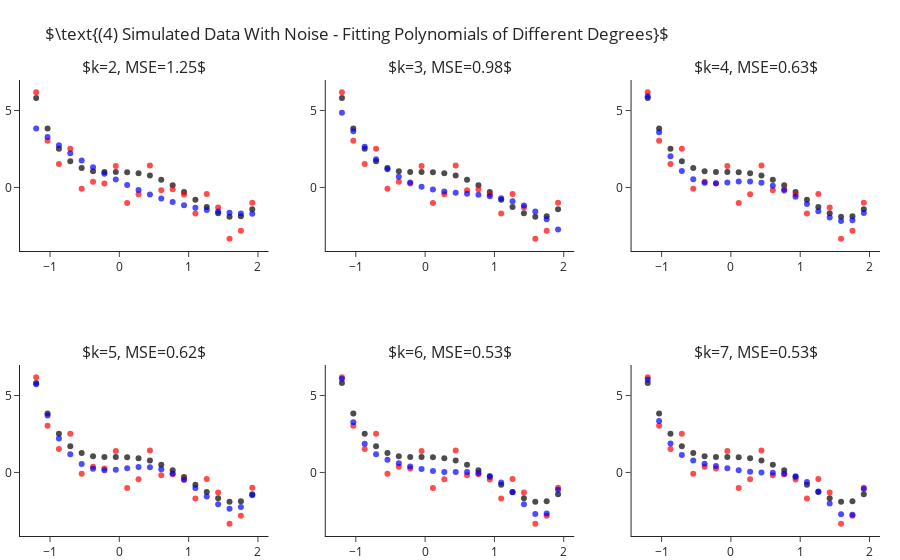

The cell this chart's notebook holds for it:
### Markdown cell above
## Fitting Polynomial Of Different Degrees - With Sample Noise

Still fitting for different values of $k$, let us add some standard Gaussian noise (i.e. $\mathcal{N}\left(0,1\right)$).
This time we observe two things:
- Even for the correct $k=4$ model we are not able to achieve zero MSE.
- As we increase $4<k\rightarrow 7$ we manage to decrease the error more and more.

### Code cell
y = y_ + np.random.normal(size=len(y_))

ks = range(2, 8)
fig = make_subplots(2, 3, subplot_titles=list(ks))
for i, k in enumerate(ks):
    r,c = i//3+1, i%3+1 
    
    y_hat = make_pipeline(PolynomialFeatures(k), LinearRegression(fit_intercept=False)).fit(X, y).predict(X)
    fig.add_traces([go.Scatter(x=x, y=y_, mode="markers", name="Real Points",  marker=dict(color="black", opacity=.7), showlegend=False),
                    go.Scatter(x=x, y=y, mode="markers", name="Observed Points",  marker=dict(color="red", opacity=.7), showlegend=False), 
                    go.Scatter(x=x, y=y_hat, mode="markers", name="Predicted Points",  marker=dict(color="blue", opacity=.7), showlegend=False)], rows=r, cols=c)
    fig["layout"]["annotations"][i]["text"] = rf"$k={{0}}, MSE={{1}}$".format(k, round(np.mean((y-y_hat)**2), 2))

fig.update_layout(title=r"$\text{(4) Simulated Data With Noise - Fitting Polynomials of Different Degrees}$", margin=dict(t=80)).show()

### Figure 1 — Plotly figure (JSON) as saved in the notebook; plotly's stock layout.template omitted (floating-point values rounded to 4 significant figures)
{"data": [{"marker": {"color": "black", "opacity": 0.7}, "mode": "markers", "name": "Real Points", "showlegend": false, "type": "scatter", "x": [-1.2, -1.036, -0.8718, -0.7077, -0.5436, -0.3795, -0.2154, -0.05128, 0.1128, 0.2769, 0.441, 0.6051, 0.7692, 0.9333, 1.097, 1.262, 1.426, 1.59, 1.754, 1.918], "xaxis": "x", "y": [5.81, 3.838, 2.523, 1.709, 1.261, 1.058, 0.9989, 0.999, 0.9909, 0.9251, 0.769, 0.5078, 0.1439, -0.3028, -0.7951, -1.278, -1.68, -1.912, -1.866, -1.418], "yaxis": "y"}, {"marker": {"color": "red", "opacity": 0.7}, "mode": "markers", "name": "Observed Points", "showlegend": false, "type": "scatter", "x": [-1.2, -1.036, -0.8718, -0.7077, -0.5436, -0.3795, -0.2154, -0.05128, 0.1128, 0.2769, 0.441, 0.6051, 0.7692, 0.9333, 1.097, 1.262, 1.426, 1.59, 1.754, 1.918], "xaxis": "x", "y": [6.185, 3.041, 1.521, 2.518, -0.08474, 0.3658, 0.2593, 1.401, -1.018, -0.444, 1.431, -0.1785, -0.1198, -0.4628, -1.69, -0.4238, -1.302, -3.332, -2.819, -0.9879], "yaxis": "y"}, {"marker": {"color": "blue", "opacity": 0.7}, "mode": "markers", "name": "Predicted Points", "showlegend": false, "type": "scatter", "x": [-1.2, -1.036, -0.8718, -0.7077, -0.5436, -0.3795, -0.2154, -0.05128, 0.1128, 0.2769, 0.441, 0.6051, 0.7692, 0.9333, 1.097, 1.262, 1.426, 1.59, 1.754, 1.918], "xaxis": "x", "y": [3.838, 3.272, 2.736, 2.23, 1.755, 1.311, 0.8968, 0.5131, 0.1598, -0.163, -0.4554, -0.7173, -0.9488, -1.15, -1.32, -1.461, -1.57, -1.65, -1.699, -1.717], "yaxis": "y"}, {"marker": {"color": "black", "opacity": 0.7}, "mode": "markers", "name": "Real Points", "showlegend": false, "type": "scatter", "x": [-1.2, -1.036, -0.8718, -0.7077, -0.5436, -0.3795, -0.2154, -0.05128, 0.1128, 0.2769, 0.441, 0.6051, 0.7692, 0.9333, 1.097, 1.262, 1.426, 1.59, 1.754, 1.918], "xaxis": "x2", "y": [5.81, 3.838, 2.523, 1.709, 1.261, 1.058, 0.9989, 0.999, 0.9909, 0.9251, 0.769, 0.5078, 0.1439, -0.3028, -0.7951, -1.278, -1.68, -1.912, -1.866, -1.418], "yaxis": "y2"}, {"marker": {"color": "red", "opacity": 0.7}, "mode": "markers", "name": "Observed Points", "showlegend": false, "type": "scatter", "x": [-1.2, -1.036, -0.8718, -0.7077, -0.5436, -0.3795, -0.2154, -0.05128, 0.1128, 0.2769, 0.441, 0.6051, 0.7692, 0.9333, 1.097, 1.262, 1.426, 1.59, 1.754, 1.918], "xaxis": "x2", "y": [6.185, 3.041, 1.521, 2.518, -0.08474, 0.3658, 0.2593, 1.401, -1.018, -0.444, 1.431, -0.1785, -0.1198, -0.4628, -1.69, -0.4238, -1.302, -3.332, -2.819, -0.9879], "yaxis": "y2"}, {"marker": {"color": "blue", "opacity": 0.7}, "mode": "markers", "name": "Predicted Points", "showlegend": false, "type": "scatter", "x": [-1.2, -1.036, -0.8718, -0.7077, -0.5436, -0.3795, -0.2154, -0.05128, 0.1128, 0.2769, 0.441, 0.6051, 0.7692, 0.9333, 1.097, 1.262, 1.426, 1.59, 1.754, 1.918], "xaxis": "x2", "y": [4.854, 3.646, 2.647, 1.835, 1.19, 0.691, 0.3167, 0.04634, -0.1412, -0.2668, -0.3515, -0.4163, -0.4821, -0.5698, -0.7006, -0.8953, -1.175, -1.561, -2.073, -2.733], "yaxis": "y2"}, {"marker": {"color": "black", "opacity": 0.7}, "mode": "markers", "name": "Real Points", "showlegend": false, "type": "scatter", "x": [-1.2, -1.036, -0.8718, -0.7077, -0.5436, -0.3795, -0.2154, -0.05128, 0.1128, 0.2769, 0.441, 0.6051, 0.7692, 0.9333, 1.097, 1.262, 1.426, 1.59, 1.754, 1.918], "xaxis": "x3", "y": [5.81, 3.838, 2.523, 1.709, 1.261, 1.058, 0.9989, 0.999, 0.9909, 0.9251, 0.769, 0.5078, 0.1439, -0.3028, -0.7951, -1.278, -1.68, -1.912, -1.866, -1.418], "yaxis": "y3"}, {"marker": {"color": "red", "opacity": 0.7}, "mode": "markers", "name": "Observed Points", "showlegend": false, "type": "scatter", "x": [-1.2, -1.036, -0.8718, -0.7077, -0.5436, -0.3795, -0.2154, -0.05128, 0.1128, 0.2769, 0.441, 0.6051, 0.7692, 0.9333, 1.097, 1.262, 1.426, 1.59, 1.754, 1.918], "xaxis": "x3", "y": [6.185, 3.041, 1.521, 2.518, -0.08474, 0.3658, 0.2593, 1.401, -1.018, -0.444, 1.431, -0.1785, -0.1198, -0.4628, -1.69, -0.4238, -1.302, -3.332, -2.819, -0.9879], "yaxis": "y3"}, {"marker": {"color": "blue", "opacity": 0.7}, "mode": "markers", "name": "Predicted Points", "showlegend": false, "type": "scatter", "x": [-1.2, -1.036, -0.8718, -0.7077, -0.5436, -0.3795, -0.2154, -0.05128, 0.1128, 0.2769, 0.441, 0.6051, 0.7692, 0.9333, 1.097, 1.262, 1.426, 1.59, 1.754, 1.918], "xaxis": "x3", "y": [5.92, 3.59, 2.03, 1.064, 0.5372, 0.3131, 0.2744, 0.323, 0.3803, 0.3867, 0.302, 0.1052, -0.2054, -0.6122, -1.079, -1.548, -1.946, -2.178, -2.129, -1.667], "yaxis": "y3"}, {"marker": {"color": "black", "opacity": 0.7}, "mode": "markers", "name": "Real Points", "showlegend": false, "type": "scatter", "x": [-1.2, -1.036, -0.8718, -0.7077, -0.5436, -0.3795, -0.2154, -0.05128, 0.1128, 0.2769, 0.441, 0.6051, 0.7692, 0.9333, 1.097, 1.262, 1.426, 1.59, 1.754, 1.918], "xaxis": "x4", "y": [5.81, 3.838, 2.523, 1.709, 1.261, 1.058, 0.9989, 0.999, 0.9909, 0.9251, 0.769, 0.5078, 0.1439, -0.3028, -0.7951, -1.278, -1.68, -1.912, -1.866, -1.418], "yaxis": "y4"}, {"marker": {"color": "red", "opacity": 0.7}, "mode": "markers", "name": "Observed Points", "showlegend": false, "type": "scatter", "x": [-1.2, -1.036, -0.8718, -0.7077, -0.5436, -0.3795, -0.2154, -0.05128, 0.1128, 0.2769, 0.441, 0.6051, 0.7692, 0.9333, 1.097, 1.262, 1.426, 1.59, 1.754, 1.918], "xaxis": "x4", "y": [6.185, 3.041, 1.521, 2.518, -0.08474, 0.3658, 0.2593, 1.401, -1.018, -0.444, 1.431, -0.1785, -0.1198, -0.4628, -1.69, -0.4238, -1.302, -3.332, -2.819, -0.9879], "yaxis": "y4"}, {"marker": {"color": "blue", "opacity": 0.7}, "mode": "markers", "name": "Predicted Points", "showlegend": false, "type": "scatter", "x": [-1.2, -1.036, -0.8718, -0.7077, -0.5436, -0.3795, -0.2154, -0.05128, 0.1128, 0.2769, 0.441, 0.6051, 0.7692, 0.9333, 1.097, 1.262, 1.426, 1.59, 1.754, 1.918], "xaxis": "x4", "y": [5.731, 3.7, 2.205, 1.183, 0.5554, 0.2379, 0.1426, 0.1825, 0.2754, 0.3481, 0.3406, 0.2102, -0.06481, -0.4804, -1.003, -1.567, -2.065, -2.354, -2.239, -1.478], "yaxis": "y4"}, {"marker": {"color": "black", "opacity": 0.7}, "mode": "markers", "name": "Real Points", "showlegend": false, "type": "scatter", "x": [-1.2, -1.036, -0.8718, -0.7077, -0.5436, -0.3795, -0.2154, -0.05128, 0.1128, 0.2769, 0.441, 0.6051, 0.7692, 0.9333, 1.097, 1.262, 1.426, 1.59, 1.754, 1.918], "xaxis": "x5", "y": [5.81, 3.838, 2.523, 1.709, 1.261, 1.058, 0.9989, 0.999, 0.9909, 0.9251, 0.769, 0.5078, 0.1439, -0.3028, -0.7951, -1.278, -1.68, -1.912, -1.866, -1.418], "yaxis": "y5"}, {"marker": {"color": "red", "opacity": 0.7}, "mode": "markers", "name": "Observed Points", "showlegend": false, "type": "scatter", "x": [-1.2, -1.036, -0.8718, -0.7077, -0.5436, -0.3795, -0.2154, -0.05128, 0.1128, 0.2769, 0.441, 0.6051, 0.7692, 0.9333, 1.097, 1.262, 1.426, 1.59, 1.754, 1.918], "xaxis": "x5", "y": [6.185, 3.041, 1.521, 2.518, -0.08474, 0.3658, 0.2593, 1.401, -1.018, -0.444, 1.431, -0.1785, -0.1198, -0.4628, -1.69, -0.4238, -1.302, -3.332, -2.819, -0.9879], "yaxis": "y5"}, {"marker": {"color": "blue", "opacity": 0.7}, "mode": "markers", "name": "Predicted Points", "showlegend": false, "type": "scatter", "x": [-1.2, -1.036, -0.8718, -0.7077, -0.5436, -0.3795, -0.2154, -0.05128, 0.1128, 0.2769, 0.441, 0.6051, 0.7692, 0.9333, 1.097, 1.262, 1.426, 1.59, 1.754, 1.918], "xaxis": "x5", "y": [6.091, 3.265, 1.859, 1.184, 0.8329, 0.5958, 0.3934, 0.2186, 0.09223, 0.03002, 0.02256, 0.02704, -0.02867, -0.2297, -0.6454, -1.289, -2.064, -2.7, -2.673, -1.119], "yaxis": "y5"}, {"marker": {"color": "black", "opacity": 0.7}, "mode": "markers", "name": "Real Points", "showlegend": false, "type": "scatter", "x": [-1.2, -1.036, -0.8718, -0.7077, -0.5436, -0.3795, -0.2154, -0.05128, 0.1128, 0.2769, 0.441, 0.6051, 0.7692, 0.9333, 1.097, 1.262, 1.426, 1.59, 1.754, 1.918], "xaxis": "x6", "y": [5.81, 3.838, 2.523, 1.709, 1.261, 1.058, 0.9989, 0.999, 0.9909, 0.9251, 0.769, 0.5078, 0.1439, -0.3028, -0.7951, -1.278, -1.68, -1.912, -1.866, -1.418], "yaxis": "y6"}, {"marker": {"color": "red", "opacity": 0.7}, "mode": "markers", "name": "Observed Points", "showlegend": false, "type": "scatter", "x": [-1.2, -1.036, -0.8718, -0.7077, -0.5436, -0.3795, -0.2154, -0.05128, 0.1128, 0.2769, 0.441, 0.6051, 0.7692, 0.9333, 1.097, 1.262, 1.426, 1.59, 1.754, 1.918], "xaxis": "x6", "y": [6.185, 3.041, 1.521, 2.518, -0.08474, 0.3658, 0.2593, 1.401, -1.018, -0.444, 1.431, -0.1785, -0.1198, -0.4628, -1.69, -0.4238, -1.302, -3.332, -2.819, -0.9879], "yaxis": "y6"}, {"marker": {"color": "blue", "opacity": 0.7}, "mode": "markers", "name": "Predicted Points", "showlegend": false, "type": "scatter", "x": [-1.2, -1.036, -0.8718, -0.7077, -0.5436, -0.3795, -0.2154, -0.05128, 0.1128, 0.2769, 0.441, 0.6051, 0.7692, 0.9333, 1.097, 1.262, 1.426, 1.59, 1.754, 1.918], "xaxis": "x6", "y": [6.048, 3.347, 1.879, 1.138, 0.7743, 0.5704, 0.4145, 0.2697, 0.1419, 0.05026, 0.002317, -0.02265, -0.07974, -0.2508, -0.62, -1.231, -2.018, -2.72, -2.756, -1.077], "yaxis": "y6"}], "layout": {"annotations": [{"font": {"size": 16}, "showarrow": false, "text": "$k=2, MSE=1.25$", "x": 0.1444, "xanchor": "center", "xref": "paper", "y": 1, "yanchor": "bottom", "yref": "paper"}, {"font": {"size": 16}, "showarrow": false, "text": "$k=3, MSE=0.98$", "x": 0.5, "xanchor": "center", "xref": "paper", "y": 1, "yanchor": "bottom", "yref": "paper"}, {"font": {"size": 16}, "showarrow": false, "text": "$k=4, MSE=0.63$", "x": 0.8556, "xanchor": "center", "xref": "paper", "y": 1, "yanchor": "bottom", "yref": "paper"}, {"font": {"size": 16}, "showarrow": false, "text": "$k=5, MSE=0.62$", "x": 0.1444, "xanchor": "center", "xref": "paper", "y": 0.375, "yanchor": "bottom", "yref": "paper"}, {"font": {"size": 16}, "showarrow": false, "text": "$k=6, MSE=0.53$", "x": 0.5, "xanchor": "center", "xref": "paper", "y": 0.375, "yanchor": "bottom", "yref": "paper"}, {"font": {"size": 16}, "showarrow": false, "text": "$k=7, MSE=0.53$", "x": 0.8556, "xanchor": "center", "xref": "paper", "y": 0.375, "yanchor": "bottom", "yref": "paper"}], "margin": {"t": 80}, "title": {"text": "$\\text{(4) Simulated Data With Noise - Fitting Polynomials of Different Degrees}$"}, "xaxis": {"anchor": "y", "domain": [0, 0.2889]}, "xaxis2": {"anchor": "y2", "domain": [0.3556, 0.6444]}, "xaxis3": {"anchor": "y3", "domain": [0.7111, 1]}, "xaxis4": {"anchor": "y4", "domain": [0, 0.2889]}, "xaxis5": {"anchor": "y5", "domain": [0.3556, 0.6444]}, "xaxis6": {"anchor": "y6", "domain": [0.7111, 1]}, "yaxis": {"anchor": "x", "domain": [0.625, 1]}, "yaxis2": {"anchor": "x2", "domain": [0.625, 1]}, "yaxis3": {"anchor": "x3", "domain": [0.625, 1]}, "yaxis4": {"anchor": "x4", "domain": [0, 0.375]}, "yaxis5": {"anchor": "x5", "domain": [0, 0.375]}, "yaxis6": {"anchor": "x6", "domain": [0, 0.375]}}}
